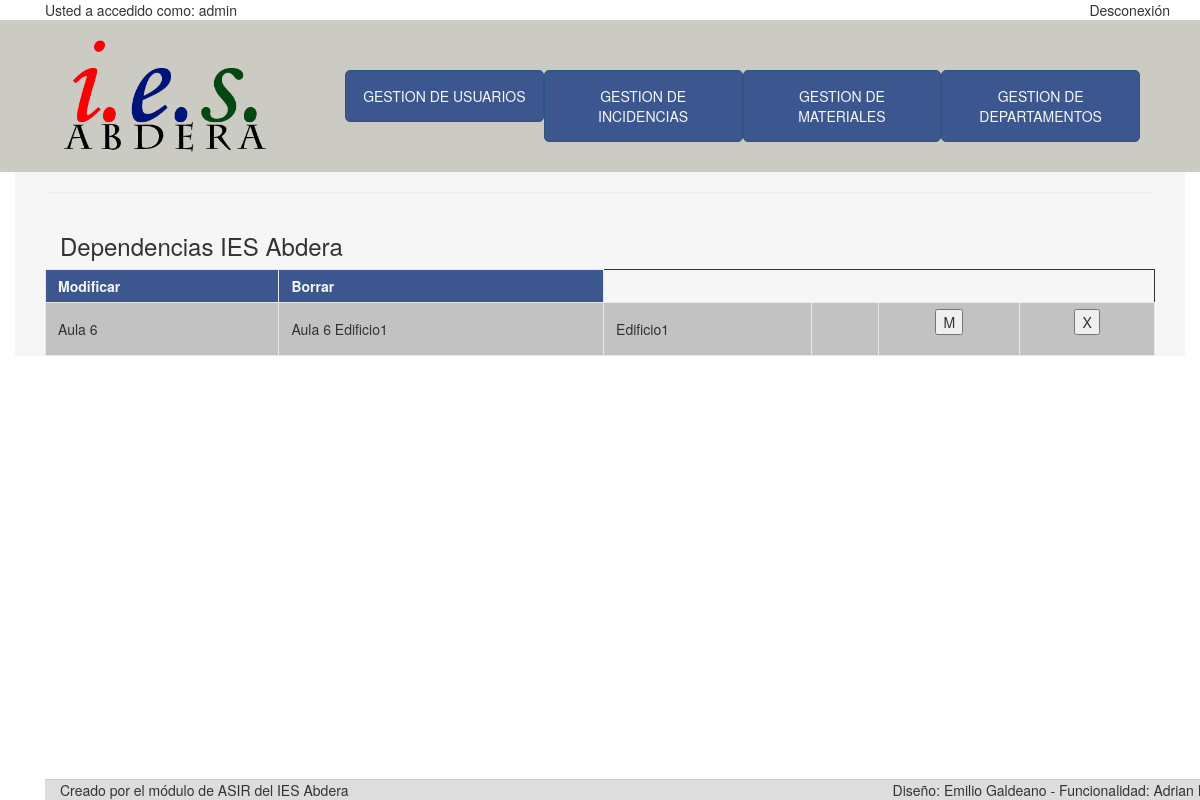
The page /dependencias.php (signed in) on the database its author committed.
### tables this page shows
CREATE TABLE Dependencias (
	Nombre_dependencia CHAR(75) NOT NULL,
	Descripcion CHAR(255),
	Ubicacion CHAR(100),
	Nombre_departamento CHAR(75),
	CONSTRAINT Dependencias_pk PRIMARY KEY (Nombre_dependencia),
	CONSTRAINT Dependencias_fk1 FOREIGN KEY (Nombre_departamento) REFERENCES Departamento(Nombre_departamento) ON DELETE CASCADE
	);

### htdocs/comprobante.php (called while the page is built, shortened)
<?php
	include ("conexion.php");
if(isset($_COOKIE["nick"]) AND isset($_COOKIE["pass"])) {
	$result = mysql_query("SELECT * FROM Usuarios WHERE ID_usuario='".$_COOKIE["nick"]."' AND Contrasena='".$_COOKIE["pass"]."'");
	if(mysql_fetch_array($result)) {
		$priv="SELECT Privilegios FROM Usuarios WHERE ID_usuario = '".$_COOKIE["nick"]."'";
		$privilegio=mysql_query($priv, $conexion);
		$privi=mysql_fetch_row($privilegio);
		$show=$privi[0];
		if ($show=="Administrador") {
			$administracion = 'Administrador';
		}else {
			$administracion = 'Normal';
		}
	}
	else{
		mysql_free_result($result);
		header('Location: login.php');
	}
}
else {
	header('Location: login.php');
}
?>

### htdocs/dependencias.php (the view, shortened to what this page needs)
<html>
	<head>
	<?php include "head.php"; ?>
	</head>
	<body>
	<?php include "comprobante.php";?>
<?php
	if($administracion == 'Administrador'){
		include "cabecera-a.php";
		echo "<div class='container contenedor'>";
		echo "<div class='col-sm-12 col-md-12 col-xl-12'><hr>";
		echo "<div class='col-sm-12 col-md-12 col-xl-12'><h3>Dependencias IES Abdera</h3></div><hr>";
			$select = mysql_query("SELECT * FROM dependencias ORDER BY Nombre_dependencia DESC", $conexion);
			echo "<table class='tabla'>";
			echo "<tr>";
			echo "<th class='atributos'>Modificar</th>";
			echo "<th class='atributos'>Borrar</th>";
			while ($z = mysql_fetch_row ($select)) {
				echo "<tr>";
					foreach ($z as $valor) {
						echo "<td class='valores'>".$valor."</td>";
					}
				echo "<td class='valores'><form method='post' action='modificar-dependencia.php' align='center' name='formulario_departamento'>";
				echo "<input name='accept' type='submit' value='M' align='center'>";
				echo "</form></td>";
				echo "<td class='valores'><form method='post' action='script_borrar_dependencia.php' align='center' name='formulario_departamento_borrar'>";
				echo "<input name='accept' type='submit' value='X' align='center'>";
				echo "</form></td>";
				echo "</tr>";
			}
			echo "</table>";
	}
	include "footer.php";
?>
	</body>
</html>

### htdocs/css/style.css (style rules this page uses)
.contenedor { background-color: #F6F6F6; margin-bottom: 25px; }
.tabla { border: 1px #333333 solid; width: 100%; }
.atributos { color: #F6F6F3; background: #3C578F; padding: 6px 12px; border: 1px #e8e8e8 solid; font-size: 14px; }
.valores { background: #c2c2c2; color: #333333; padding: 6px 12px; border: 1px #e8e8e8 solid; font-size: 14px; }

### rows shown on the page
dependencias: Nombre_dependencia "Aula 6", Descripcion "Aula 6 Edificio1", Ubicacion "Edificio1"

### other values the page prints
$_COOKIE['nick'] "admin"
